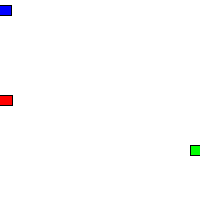
Frame 1 (no input)
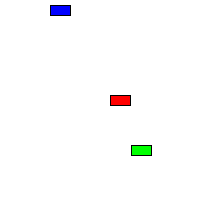
Frame 60 (the mouse pressed at the canvas centre just before this capture)
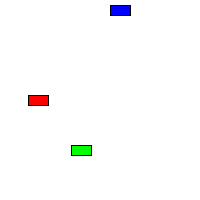
Frame 120 (the mouse held since frame 60 and released just before this capture)

The Processing sketch that drew these frames (run headless with seeded random() and noise(); from frame 60 on, the mouse is pressed at the canvas centre):

// Processing sketch: processing_103366
// ── processing_103366.pde

// Nathan Allen
// 7/9/13
// PROJECT Cars: [Three Cars, two go one way, two go the other]
// References: Sample code from Digital Media Academy, http://processing.org/tutorials/objects/, http://sampywise.wordpress.com/

// Example: Three Car objects
Car myCar1;
Car myCar2;
Car myCar3; // Three objects!

void setup() {
  size(200,200);
  // Parameters go inside the parentheses when the object is constructed.
  myCar1 = new Car(color(255,0,0),0,100,2); 
  myCar2 = new Car(color(0,0,255),0,10,1);
  myCar3 = new Car(color(0, 255, 0),0,150,-1);
}

void draw() {
  background(255);
  myCar1.drive();
  myCar1.display();
  myCar2.drive();
  myCar2.display();
  myCar3.drive();
  myCar3.display();
}

// Even though there are multiple objects, we still only need one class. 
// No matter how many cookies we make, only one cookie cutter is needed.
class Car { 
  color c;
  float xpos;
  float ypos;
  float xspeed;

  // The Constructor is defined with arguments.
  Car(color tempC, float tempXpos, float tempYpos, float tempXspeed) { 
    c = tempC;
    xpos = tempXpos;
    ypos = tempYpos;
    xspeed = tempXspeed;
  }

  void display() {
    stroke(0);
    fill(c);
    rectMode(CENTER);
    rect(xpos,ypos,20,10);
  }

  void drive() {
    xpos = xpos + xspeed;
    if (xpos > width) {
      xpos = 0;
  }
  else if(xpos < 0) {
    xpos = width;
  }
 }
}
